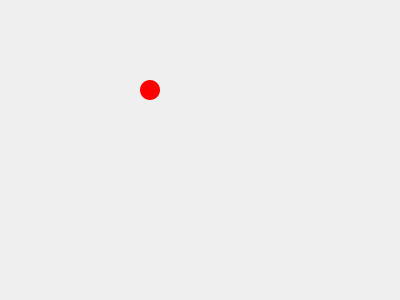
<?xml version="1.0" encoding="UTF-8"?>
<ui version="4.0">
 <class>Form</class>
 <widget class="QWidget" name="Form">
  <property name="geometry">
   <rect>
    <x>0</x>
    <y>0</y>
    <width>400</width>
    <height>300</height>
   </rect>
  </property>
  <property name="windowTitle">
   <string>Form</string>
  </property>
  <widget class="QFrame" name="frame_Counter">
   <property name="geometry">
    <rect>
     <x>140</x>
     <y>80</y>
     <width>20</width>
     <height>20</height>
    </rect>
   </property>
   <property name="styleSheet">
    <string notr="true">background-color: #FF0000;
border: none;
border-radius: 10px;</string>
   </property>
   <property name="frameShape">
    <enum>QFrame::StyledPanel</enum>
   </property>
   <property name="frameShadow">
    <enum>QFrame::Raised</enum>
   </property>
  </widget>
 </widget>
 <resources/>
 <connections/>
</ui>
